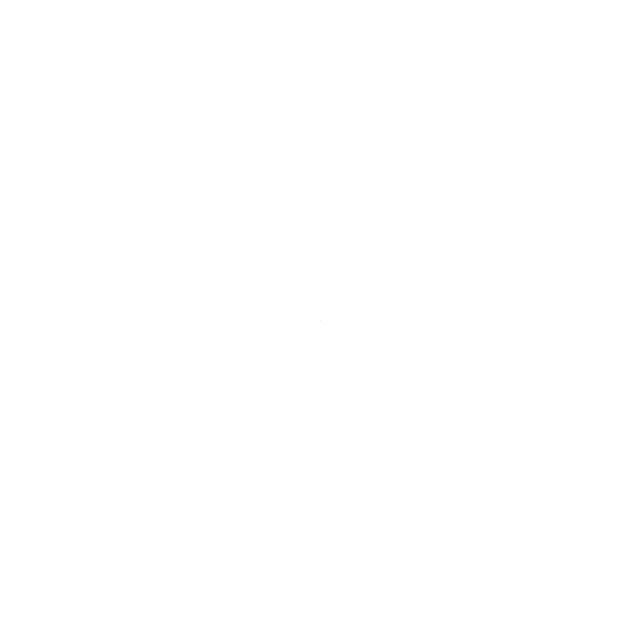
Frame 1 (no input)
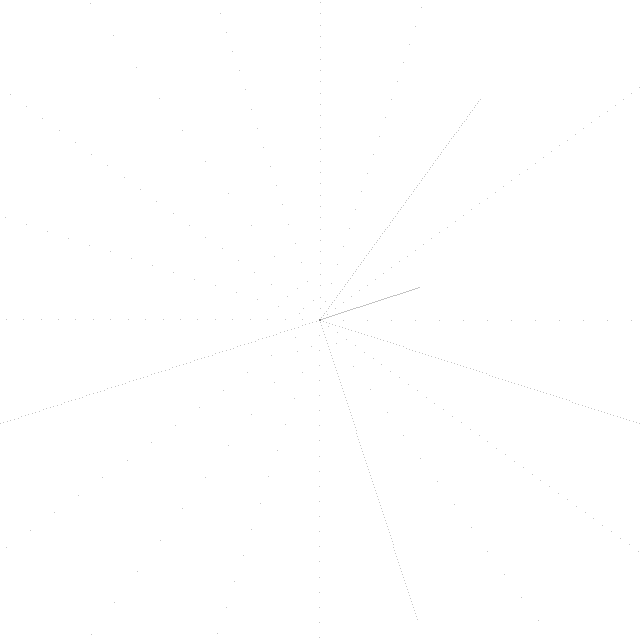
Frame 60 (the mouse pressed at the canvas centre just before this capture)
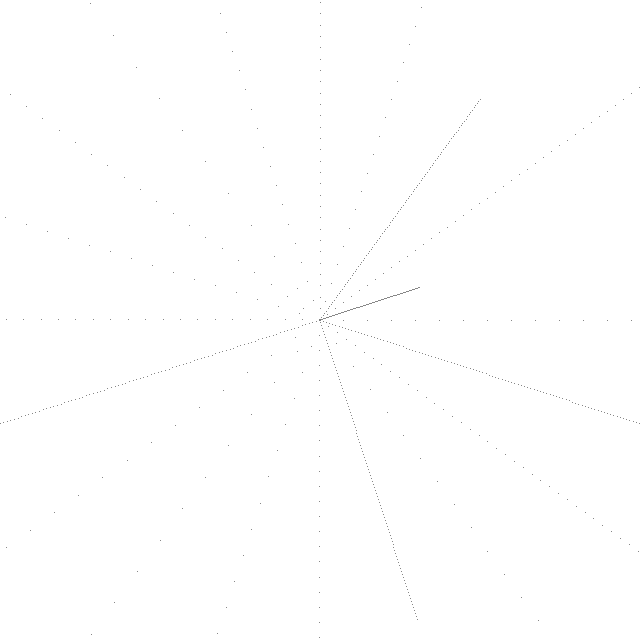
Frame 120 (the mouse held since frame 60 and released just before this capture)

The Processing sketch that drew these frames (run headless with seeded random() and noise(); from frame 60 on, the mouse is pressed at the canvas centre):

// Processing sketch: randomwalk_forest005_3d_success
// ── randomwalk_forest005_3d_success.pde
// 'Success' is relative here - an interesting outcome
// Kevin Walker 10 Apr 2021
// requires Walker.pde

float[] distribution = new float[20];

void setup() {
  size(640, 640);
  background(255);

  for (int i = 0; i < distribution.length; i++) {
    distribution[i] = int(randomGaussian() * 120);
  }
}

void draw() {

  translate(width/2, width/2);
  for (int i = 0; i < distribution.length; i++) {
    rotate(TWO_PI/distribution.length);
    stroke(0, 1);
    float dist = abs(distribution[i]);
    smooth();
    //line(0, 0, dist, 0);

    float sd = 20;
    for (int j = 0; j <= 100; j++) {
      float x = lerp(0, dist, j/100.0);
      float y = lerp(0, 0, j/100.0);
      x = (x * sd) + x;
      y = (y * sd) + y;
      point(x, y);
    }
  }
}

// ── Walker.pde
// ADAPTED FROM
// The Nature of Code
// Daniel Shiffman
// http://natureofcode.com

// A random walker object!

class Walker {
  int x, y;

  Walker() {
    x = width/2;
    y = height/2;
  }

  void render() {
    stroke(0, 50);
    if (random(1)>0.5) { // MORE NATURALISTIC/DISCONTINUOUS IMAGE
      point(x, y);
    }
  }

  // Randomly move up, down, left, right, or stay in one place
  void step() {
    int stepx = int(random(3))-1; // KEY RANDOM MOVEMENT ALGORITHM
    int stepy = int(random(3))-1;
    x += stepx;
    y += stepy;
    if (dist(x, y, width/2, height/2) > height/2-100) { // the point is outside the circle
      x += -(stepx);
      y += -(stepy);
    }
  }
}
